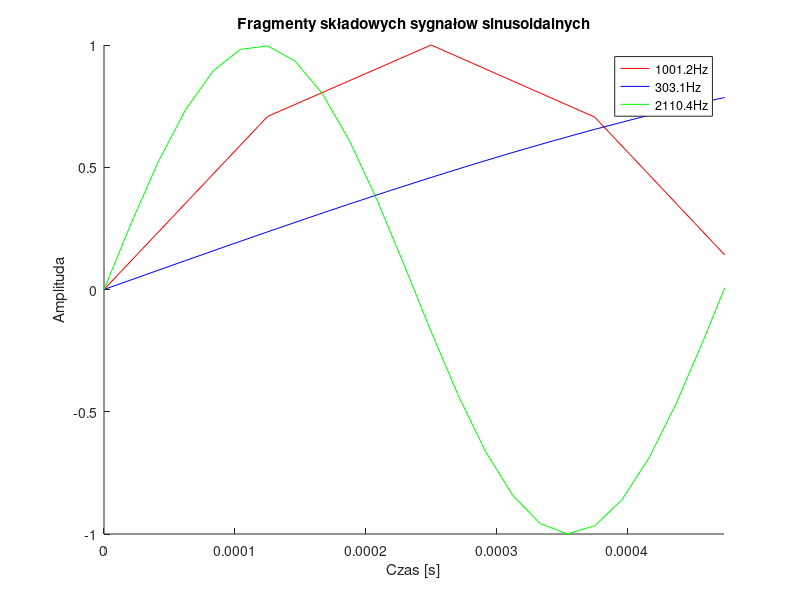
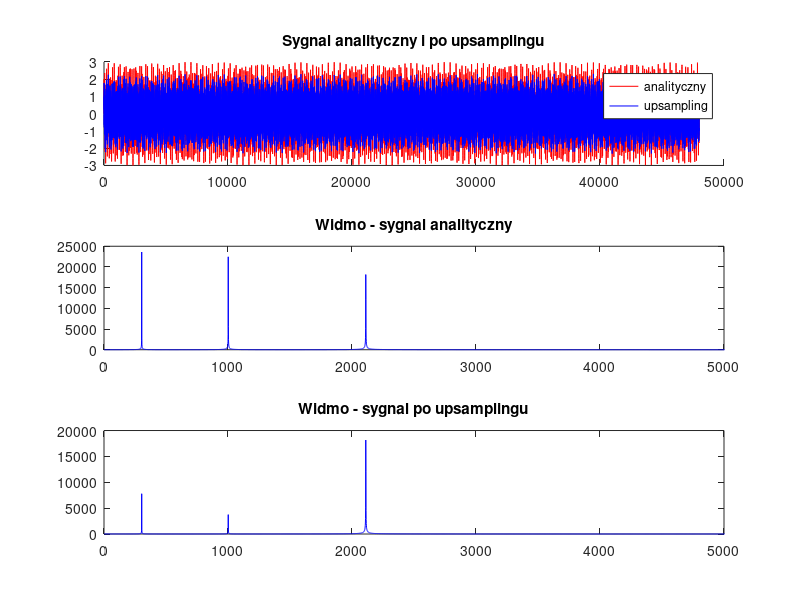
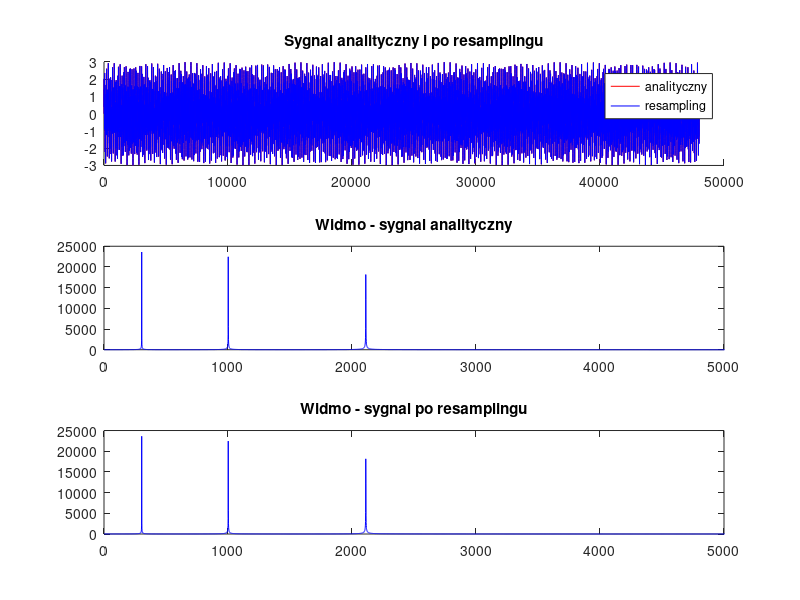

Here is the MATLAB script that generated these plots, in order: (Note: this script raises an error after producing the figures.)
clear all; close all;

% Dane trzech sygnałów sinusoidalnych
f1 = 1001.2;
f2 = 303.1;
f3 = 2110.4;

fs1 = 8e3;
fs2 = 32e3;
fs3 = 48e3;

t1 = 0:1/fs1:1-1/fs1;
t2 = 0:1/fs2:1-1/fs2;
t3 = 0:1/fs3:1-1/fs3;

% Tworzenie i plotowanie sygnałów sinusoidalnych
x1 = sin(2*pi*f1*t1);
x2 = sin(2*pi*f2*t2);
x3 = sin(2*pi*f3*t3);

figure('Name','Fragmenty składowych sygnałow sinusoidalnych');
hold on;
plot(t1,x1,'r');
plot(t2,x2,'b');
plot(t3,x3,'g');
title('Fragmenty składowych sygnałow sinusoidalnych');
legend('1001.2Hz','303.1Hz','2110.4Hz');
xlabel('Czas [s]');
ylabel('Amplituda');
hold off;

xlim([0 1/f3]);

% Suma trzech sygnalow sinusoidalnych analitycznie
x4 = sin(2*pi*f1*t3) + sin(2*pi*f2*t3) + sin(2*pi*f3*t3);

% upsampling
x1up = upsample(x1,fs3/fs1);            % x1 z 8khz  na 48khz 
x2up = decimate(upsample(x2,3),2);      % x2 z 32khz na 96khz i potem co druga probka ->48khz
x4_upsampling = x1up + x2up + x3;

% resampling
x1re  = resample(x1,fs3,fs1);           %x1 z 8khz na 48khz 
[P,Q] = rat(fs3/fs2);
x2re  = resample(x2,P,Q);               %x2 z 32khz na 96khz i potem co druga probka ->48khz
x4_resampling = x1re + x2re + x3;

% Porownanie sygnałów analitycznego i po upsamplingu
figure('Name','Porownanie sygnałów analitycznego i po upsamplingu');
set(figure(3),'units','points');

subplot(3,1,1);
hold all;
plot(x4, 'r');
plot(x4_upsampling, 'b');
title('Sygnal analityczny i po upsamplingu');
legend('analityczny','upsampling');

subplot(3,1,2);
plot(abs(fft(x4)),'b');
title('Widmo - sygnal analityczny');
xlim([0 0.5e4]);

subplot(3,1,3);
plot(abs(fft(x4_upsampling)),'b');
title('Widmo - sygnal po upsamplingu');
xlim([0 0.5e4]);

% 
% sound(x4, fs3);
% pause(2);
% sound(x4_upsampling, fs3);


% Porownanie sygnałów analitycznego i po resamplingu
figure('Name','Porownanie sygnałów analitycznego i po resamplingu');
set(figure(4),'units','points');

subplot(3,1,1);
hold all;
plot(x4, 'r');
plot(x4_resampling, 'b');
title('Sygnal analityczny i po resamplingu');
legend('analityczny','resampling');

subplot(3,1,2);
plot(abs(fft(x4)),'b');
title('Widmo - sygnal analityczny');
xlim([0 0.5e4]);

subplot(3,1,3);
plot(abs(fft(x4_resampling)),'b');
title('Widmo - sygnal po resamplingu');
xlim([0 0.5e4]);

 
% pause(4);
% sound(x4, fs3);
% pause(2);
% sound(x4_resampling, fs3);


% MIKS x1 i x2
[x1wav, fs1w] = audioread('x1.wav');
[x2wav, fs2w] = audioread('x2.wav');
x1wav = x1wav(:,1)';
x2wav = x2wav';
f_wav = 48e3;                                               % resampling do 48e3

%interpolacja wav1
[P1,Q1] = rat(f_wav/fs1w);
x1_resamp = resample(x1wav, P1,Q1);
vector1 = linspace(1, length(x1wav), 1.5*length(x1wav));    % 1,5*32kHz ->48kHz
x1wav_interp = interp1(x1wav, vector1);

%interpolacja wav2
[P2,Q2] = rat(f_wav/fs2w);
x2_resamp = resample(x2wav, P2,Q2);
vector2 = linspace(1, length(x2wav), 6*length(x2wav));      % 6*8kHz ->48kHz
x2wav_interp = interp1(x2wav, vector2);

miks = x1wav_interp;                                                        % sygnał 1
miks(1:length(x2wav_interp)) = miks(1:length(x2wav_interp)) + x2wav_interp; % sygnał 2 dodany do 1
 
%sound(miks(1:length(x1wav_interp)), f_wav);